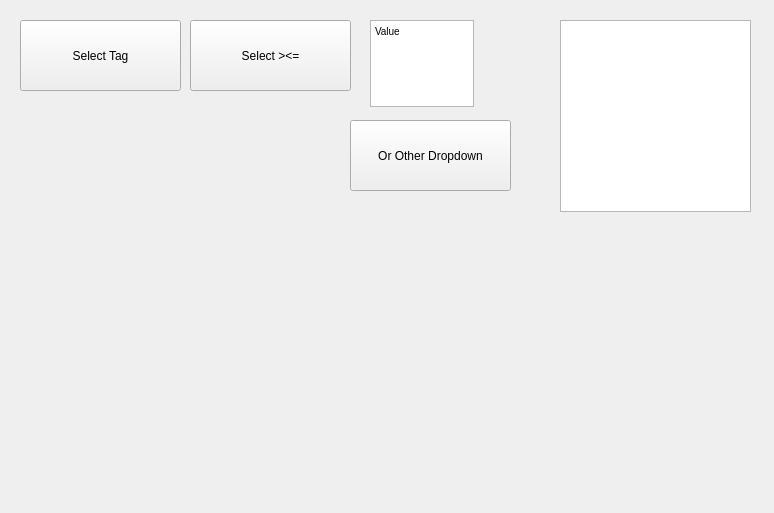
<?xml version="1.0" encoding="UTF-8"?>
<ui version="4.0">
 <class>Dialog</class>
 <widget class="QDialog" name="Dialog">
  <property name="geometry">
   <rect>
    <x>0</x>
    <y>0</y>
    <width>774</width>
    <height>513</height>
   </rect>
  </property>
  <property name="windowTitle">
   <string>Replay Analysis</string>
  </property>
  <widget class="QToolButton" name="toolButton">
   <property name="geometry">
    <rect>
     <x>20</x>
     <y>20</y>
     <width>161</width>
     <height>71</height>
    </rect>
   </property>
   <property name="text">
    <string>Select Tag</string>
   </property>
  </widget>
  <widget class="QToolButton" name="toolButton_2">
   <property name="geometry">
    <rect>
     <x>190</x>
     <y>20</y>
     <width>161</width>
     <height>71</height>
    </rect>
   </property>
   <property name="text">
    <string>Select &gt;&lt;=</string>
   </property>
  </widget>
  <widget class="QTextEdit" name="textEdit">
   <property name="geometry">
    <rect>
     <x>370</x>
     <y>20</y>
     <width>104</width>
     <height>87</height>
    </rect>
   </property>
   <property name="html">
    <string>&lt;!DOCTYPE HTML PUBLIC &quot;-//W3C//DTD HTML 4.0//EN&quot; &quot;http://www.w3.org/TR/REC-html40/strict.dtd&quot;&gt;
&lt;html&gt;&lt;head&gt;&lt;meta name=&quot;qrichtext&quot; content=&quot;1&quot; /&gt;&lt;style type=&quot;text/css&quot;&gt;
p, li { white-space: pre-wrap; }
&lt;/style&gt;&lt;/head&gt;&lt;body style=&quot; font-family:'MS Shell Dlg 2'; font-size:7.8pt; font-weight:400; font-style:normal;&quot;&gt;
&lt;p style=&quot; margin-top:0px; margin-bottom:0px; margin-left:0px; margin-right:0px; -qt-block-indent:0; text-indent:0px;&quot;&gt;Value&lt;/p&gt;&lt;/body&gt;&lt;/html&gt;</string>
   </property>
  </widget>
  <widget class="QToolButton" name="toolButton_3">
   <property name="geometry">
    <rect>
     <x>350</x>
     <y>120</y>
     <width>161</width>
     <height>71</height>
    </rect>
   </property>
   <property name="text">
    <string>Or Other Dropdown</string>
   </property>
  </widget>
  <widget class="QListView" name="TagsList">
   <property name="geometry">
    <rect>
     <x>560</x>
     <y>20</y>
     <width>191</width>
     <height>192</height>
    </rect>
   </property>
  </widget>
 </widget>
 <resources/>
 <connections/>
</ui>
